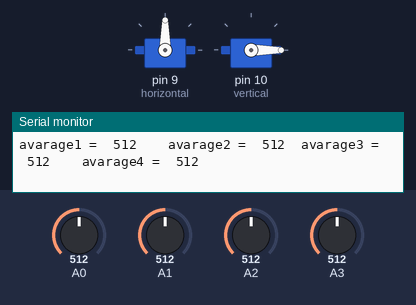
This sketch was run on a simulated Arduino Uno, built with avr-gcc and run on an emulated ATmega328P. Shown: 2 × servo, the last lines printed to the serial monitor. The test bench sets the inputs (shaded band); at power-on: A1 = 512, A0 = 512, A2 = 512, A3 = 512.

Above: at 1.3 s.
1.4 s: A1 set to 583
3.2 s: A1 set to 609
At 4.4 s:
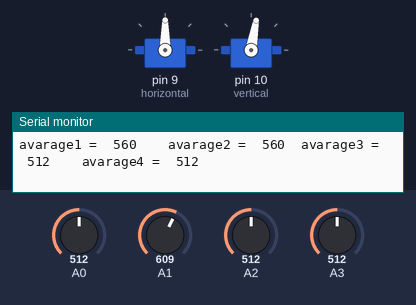
At 5.4 s:
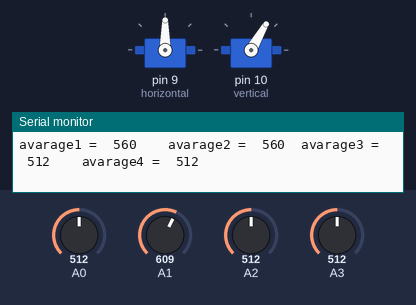
6.2 s: A1 set to 306
At 7.4 s:
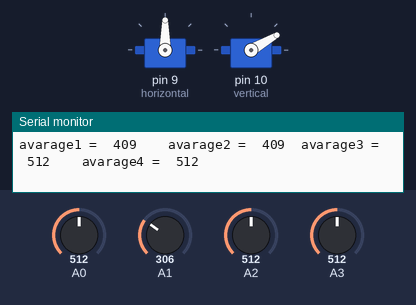
8.1 s: A0 set to 625
11.1 s: A0 set to 649
12.6 s: A2 set to 921
14.4 s: A2 set to 952
At 15.6 s:
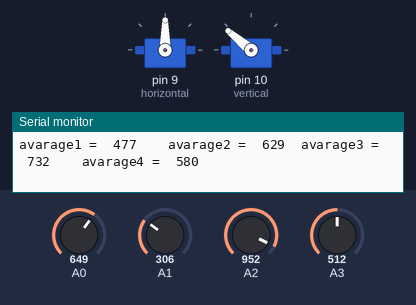
Timing chart, 0 to 18.4 s (numbered marks = the images above; inputs shaded):
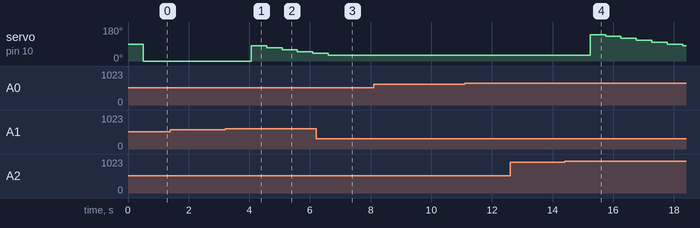

The sketch:

Solar_follwer_2.ino
```cpp
#include <Servo.h>
Servo horizontal;
Servo vertical;
int val1;
int val2;
int val3;
int val4;
int ava1;
int ava2;
int ava3;
int ava4;

int pos=0;
int angle1=0;
int angle2=0;
void setup() {
  // put your setup code here, to run once:
Serial.begin(9600);
horizontal.attach(9);
vertical.attach(10);
horizontal.write(90);
vertical.write(90);
}
void motors(){

  if(ava1-ava3>40){
   horizontal.write(100);
    }
    if(ava3-ava1>40){


   horizontal.write(80);

    }
    if(ava3-ava1<40||ava1-ava3<40){


   horizontal.write(90);

    }
     if(ava4-ava2>40){
       pos=pos+10;
       angle1=pos+90;

   vertical.write(angle1);

    }
    if(ava2-ava4>40){
      pos=pos-10;
      angle2=90+pos;


   vertical.write(angle2);

    }

    if(ava2-ava4<40||ava4-ava2<40){


   vertical.write(angle2);

    }
     if (angle2==10){angle2=0;}
    if(pos>=100)pos=100;

    else if (angle1==170){angle1=180;}
  }
void reading(){
  val1=analogRead(A0);
 val2=analogRead(A1);
 val3=analogRead(A2);
 val4=analogRead(A3);
 ava1=(val1+val2)/2;
 ava2=(val2+val3)/2;
 ava3=(val3+val4)/2;
 ava4=(val1+val4)/2;
 Serial.print("avarage1 =  ");
  Serial.print(ava1);
  Serial.print("    ");
 Serial.print("avarage2 =  ");
 Serial.print(ava2);
  Serial.print("  avarage3 =  ");
  Serial.print(ava3);
  Serial.print("    ");
 Serial.print("avarage4 =  ");
 Serial.println(ava4);
  delay(500);
  }
void loop() {
 reading();
 motors();
  // put your main code here, to run repeatedly:

}
```

Measured:
- the behaviour switches between 593 and 594 on A1 (found by bisection; images 0 and 1)
- the behaviour switches between 935 and 936 on A2 (found by bisection; images 3 and 4)
- after the input at 3.2 s, servo on pin 10 (vertical): 0° → 80° after 0.86 s, → 70° 0.51 s later, → 60° 0.51 s later, → 50° 0.51 s later, … (5 changes in this stretch)
- after the input at 6.2 s, servo on pin 10 (vertical): goes on until 6.6 s, then stays 30°
- after the input at 14.4 s, servo on pin 10 (vertical): 30° → 140° after 0.84 s, → 130° 0.51 s later, → 120° 0.51 s later, → 110° 0.51 s later, … (7 changes in this stretch)
